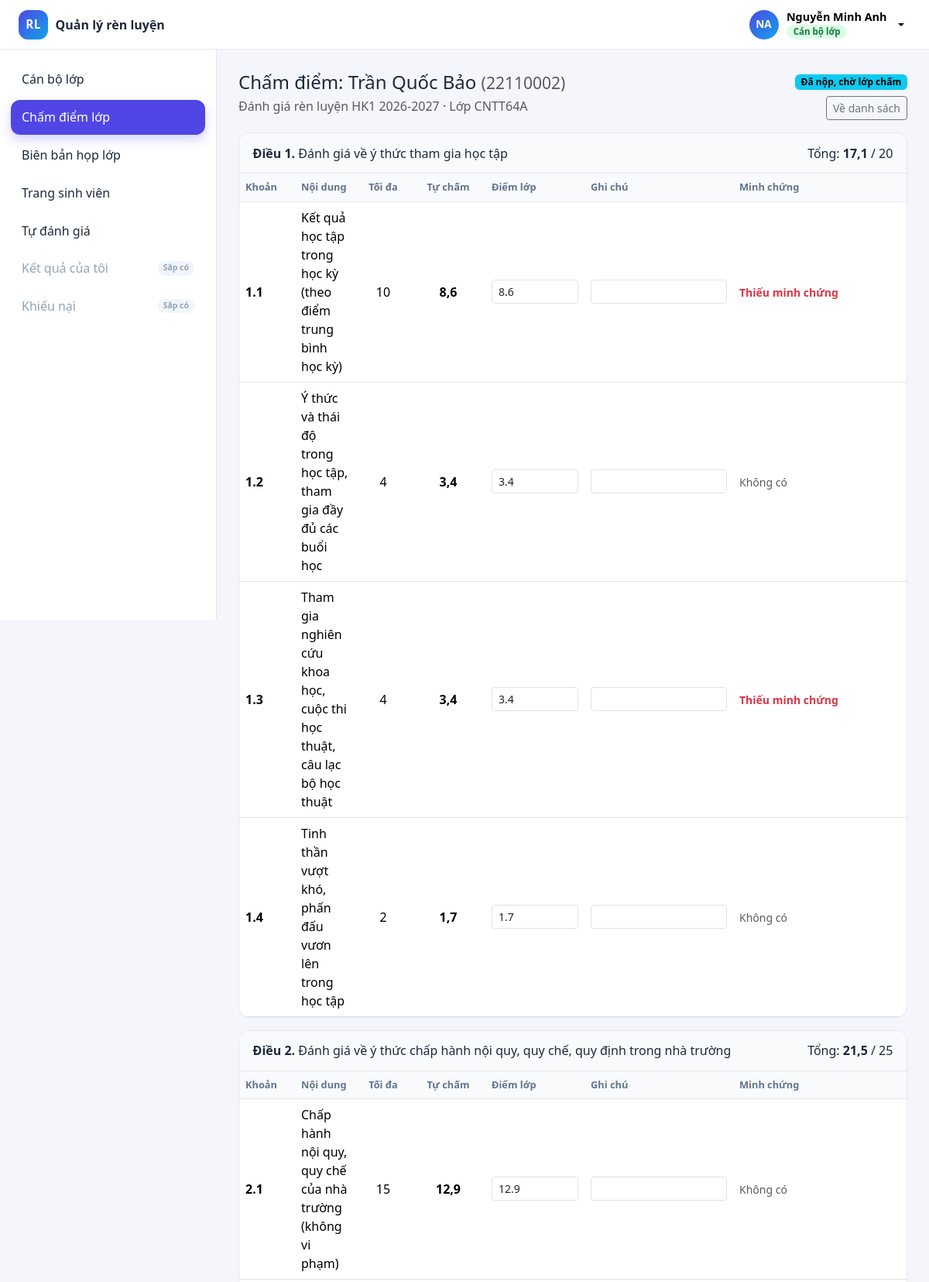
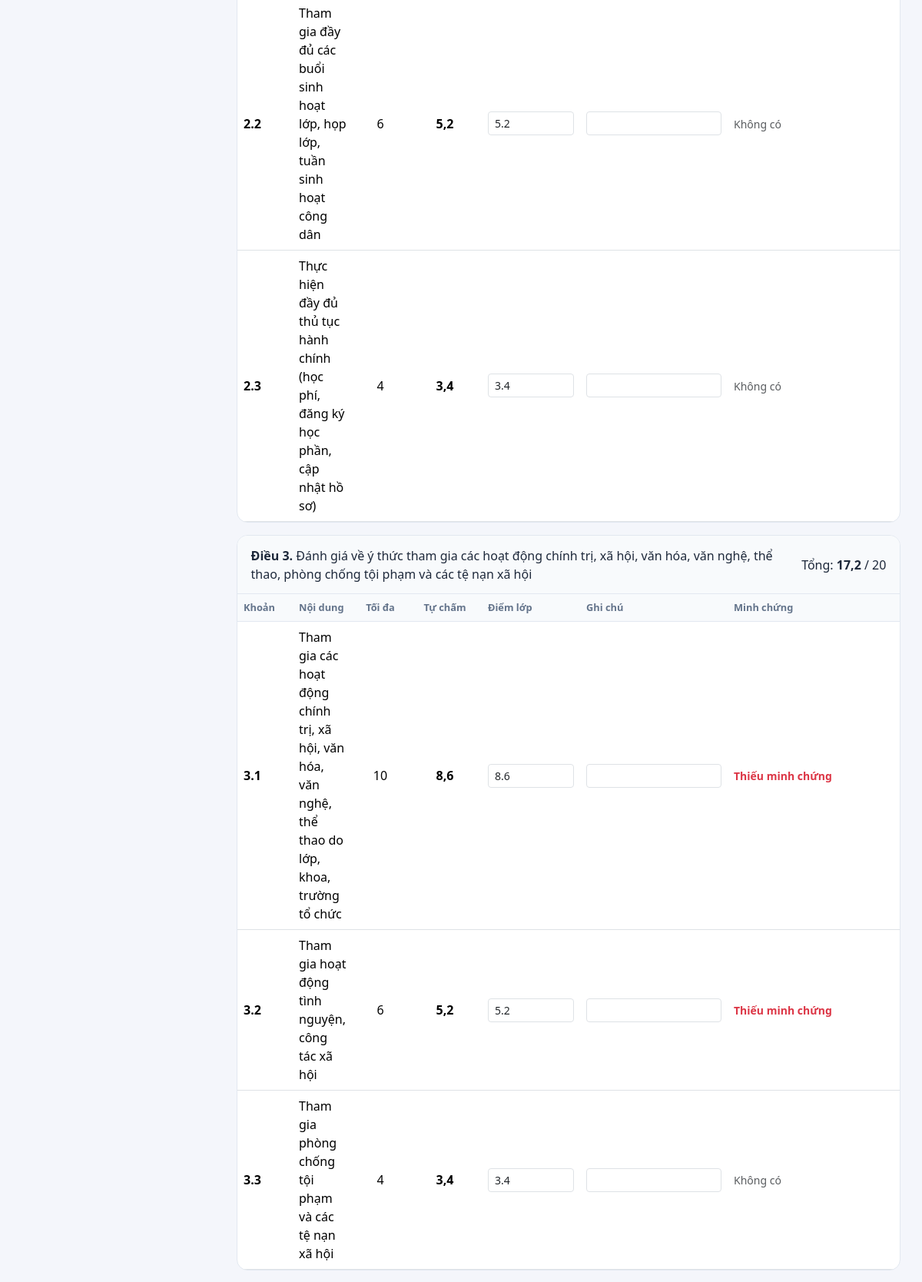
The page /class/grade/14 (signed in, upper part) on the database its author committed (2 pictures, top to bottom).
### tables this page shows
CREATE TABLE evaluations (
    id                  INT UNSIGNED NOT NULL AUTO_INCREMENT,
    period_id           INT UNSIGNED NOT NULL,
    student_id          INT UNSIGNED NOT NULL,
    status              ENUM('draft','submitted','class_graded','need_edit','advisor_approved','final')
                        NOT NULL DEFAULT 'draft',
    self_total          DECIMAL(5,2) NULL COMMENT 'Tổng điểm SV tự chấm',
    class_total         DECIMAL(5,2) NULL COMMENT 'Tổng điểm lớp chấm',
    advisor_total       DECIMAL(5,2) NULL COMMENT 'Tổng điểm GVCN duyệt',
    final_total         DECIMAL(5,2) NULL COMMENT 'Điểm cuối cùng (nhà trường)',
    rating              VARCHAR(20)  NULL COMMENT 'Xuất sắc | Tốt | Khá | Trung bình | Yếu | Kém',
    self_note           TEXT         NULL COMMENT 'Ghi chú của sinh viên',
    class_note          TEXT         NULL COMMENT 'Ghi chú của lớp',
    advisor_note        TEXT         NULL COMMENT 'Ghi chú của GVCN',
    final_note          TEXT         NULL COMMENT 'Ghi chú của nhà trường',
    submitted_at        DATETIME     NULL,
    class_graded_at     DATETIME     NULL,
    class_graded_by     INT UNSIGNED NULL COMMENT 'Cán bộ lớp (users) đã chấm',
    advisor_approved_at DATETIME     NULL,
    advisor_approved_by INT UNSIGNED NULL,
    finalized_at        DATETIME     NULL,
    finalized_by        INT UNSIGNED NULL,
    created_at          TIMESTAMP    NOT NULL DEFAULT CURRENT_TIMESTAMP,
    updated_at          TIMESTAMP    NOT NULL DEFAULT CURRENT_TIMESTAMP ON UPDATE CURRENT_TIMESTAMP,
    PRIMARY KEY (id),
    UNIQUE KEY uq_evaluations_period_student (period_id, student_id),
    KEY idx_evaluations_student (student_id),
    KEY idx_evaluations_status (period_id, status),
    KEY idx_evaluations_rating (rating),
    CONSTRAINT fk_evaluations_period FOREIGN KEY (period_id) REFERENCES evaluation_periods (id)
        ON UPDATE CASCADE ON DELETE RESTRICT,
    CONSTRAINT fk_evaluations_student FOREIGN KEY (student_id) REFERENCES students (id)
        ON UPDATE CASCADE ON DELETE RESTRICT,
    CONSTRAINT fk_evaluations_class_by FOREIGN KEY (class_graded_by) REFERENCES users (id)
        ON UPDATE CASCADE ON DELETE SET NULL,
    CONSTRAINT fk_evaluations_advisor_by FOREIGN KEY (advisor_approved_by) REFERENCES users (id)
        ON UPDATE CASCADE ON DELETE SET NULL,
    CONSTRAINT fk_evaluations_final_by FOREIGN KEY (finalized_by) REFERENCES users (id)
        ON UPDATE CASCADE ON DELETE SET NULL
);

CREATE TABLE users (
    id                      INT UNSIGNED NOT NULL AUTO_INCREMENT,
    username                VARCHAR(50)  NOT NULL COMMENT 'Mã đăng nhập: SV dùng mã sinh viên, GVCN/Admin dùng mã cán bộ',
    email                   VARCHAR(150) NULL,
    password_hash           VARCHAR(255) NOT NULL COMMENT 'Băm bằng password_hash() của PHP',
    full_name               VARCHAR(100) NOT NULL,
    phone                   VARCHAR(20)  NULL,
    role_id                 INT UNSIGNED NOT NULL,
    status                  ENUM('pending','active','locked') NOT NULL DEFAULT 'active'
                            COMMENT 'pending = chờ kích hoạt, active = dùng được, locked = bị khóa (không đăng nhập được)',
    must_change_password    TINYINT(1)   NOT NULL DEFAULT 0 COMMENT '1 = bắt buộc đổi mật khẩu ở lần đăng nhập đầu',
    created_by              INT UNSIGNED NULL COMMENT 'Người đã tạo tài khoản này (cấp cao hơn); NULL = tài khoản gốc từ seed',
    last_login_at           DATETIME     NULL,
    reset_token_hash        CHAR(64)     NULL COMMENT 'SHA-256 của token đặt lại mật khẩu',
    reset_token_expires_at  DATETIME     NULL,
    created_at              TIMESTAMP    NOT NULL DEFAULT CURRENT_TIMESTAMP,
    updated_at              TIMESTAMP    NOT NULL DEFAULT CURRENT_TIMESTAMP ON UPDATE CURRENT_TIMESTAMP,
    PRIMARY KEY (id),
    UNIQUE KEY uq_users_username (username),
    UNIQUE KEY uq_users_email (email),
    KEY idx_users_role (role_id),
    KEY idx_users_created_by (created_by),
    CONSTRAINT fk_users_role FOREIGN KEY (role_id) REFERENCES roles (id)
        ON UPDATE CASCADE ON DELETE RESTRICT,
    CONSTRAINT fk_users_created_by FOREIGN KEY (created_by) REFERENCES users (id)
        ON UPDATE CASCADE ON DELETE SET NULL
);

CREATE TABLE students (
    id            INT UNSIGNED NOT NULL AUTO_INCREMENT,
    user_id       INT UNSIGNED NOT NULL,
    student_code  VARCHAR(20)  NOT NULL COMMENT 'Mã sinh viên',
    class_id      INT UNSIGNED NOT NULL,
    date_of_birth DATE         NULL,
    gender        ENUM('male','female','other') NULL,
    status        ENUM('studying','suspended','graduated') NOT NULL DEFAULT 'studying',
    created_at    TIMESTAMP    NOT NULL DEFAULT CURRENT_TIMESTAMP,
    updated_at    TIMESTAMP    NOT NULL DEFAULT CURRENT_TIMESTAMP ON UPDATE CURRENT_TIMESTAMP,
    PRIMARY KEY (id),
    UNIQUE KEY uq_students_user (user_id),
    UNIQUE KEY uq_students_code (student_code),
    KEY idx_students_class (class_id),
    CONSTRAINT fk_students_user  FOREIGN KEY (user_id)  REFERENCES users (id)
        ON UPDATE CASCADE ON DELETE RESTRICT,
    CONSTRAINT fk_students_class FOREIGN KEY (class_id) REFERENCES classes (id)
        ON UPDATE CASCADE ON DELETE RESTRICT
);

CREATE TABLE evaluation_periods (
    id             INT UNSIGNED NOT NULL AUTO_INCREMENT,
    name           VARCHAR(150) NOT NULL,
    semester_id    INT UNSIGNED NOT NULL,
    framework_id   INT UNSIGNED NOT NULL COMMENT 'Khung điểm áp dụng cho đợt này',
    start_at       DATETIME     NOT NULL COMMENT 'Mốc 1: bắt đầu đợt',
    student_end_at DATETIME     NOT NULL COMMENT 'Mốc 2: hạn sinh viên nộp',
    class_end_at   DATETIME     NOT NULL COMMENT 'Mốc 3: hạn lớp chấm',
    advisor_end_at DATETIME     NOT NULL COMMENT 'Mốc 4: hạn GVCN duyệt',
    status         ENUM('open','locked') NOT NULL DEFAULT 'open',
    locked_at      DATETIME     NULL,
    note           VARCHAR(500) NULL,
    created_by     INT UNSIGNED NULL,
    created_at     TIMESTAMP    NOT NULL DEFAULT CURRENT_TIMESTAMP,
    updated_at     TIMESTAMP    NOT NULL DEFAULT CURRENT_TIMESTAMP ON UPDATE CURRENT_TIMESTAMP,
    PRIMARY KEY (id),
    KEY idx_periods_semester (semester_id),
    KEY idx_periods_framework (framework_id),
    KEY idx_periods_status_end (status, advisor_end_at),
    CONSTRAINT fk_periods_semester FOREIGN KEY (semester_id) REFERENCES semesters (id)
        ON UPDATE CASCADE ON DELETE RESTRICT,
    CONSTRAINT fk_periods_framework FOREIGN KEY (framework_id) REFERENCES criteria_frameworks (id)
        ON UPDATE CASCADE ON DELETE RESTRICT,
    CONSTRAINT fk_periods_creator FOREIGN KEY (created_by) REFERENCES users (id)
        ON UPDATE CASCADE ON DELETE SET NULL
);

CREATE TABLE classes (
    id         INT UNSIGNED NOT NULL AUTO_INCREMENT,
    code       VARCHAR(30)  NOT NULL COMMENT 'Mã lớp',
    name       VARCHAR(150) NOT NULL,
    faculty_id INT UNSIGNED NOT NULL,
    cohort     VARCHAR(20)  NOT NULL COMMENT 'Khóa, ví dụ K64 (lọc thống kê theo khóa)',
    advisor_id INT UNSIGNED NULL COMMENT 'GVCN / cố vấn học tập (users, vai trò advisor)',
    monitor_id INT UNSIGNED NULL COMMENT 'Cán bộ lớp (students) - FK thêm ở cuối file',
    created_at TIMESTAMP    NOT NULL DEFAULT CURRENT_TIMESTAMP,
    updated_at TIMESTAMP    NOT NULL DEFAULT CURRENT_TIMESTAMP ON UPDATE CURRENT_TIMESTAMP,
    PRIMARY KEY (id),
    UNIQUE KEY uq_classes_code (code),
    KEY idx_classes_faculty (faculty_id),
    KEY idx_classes_cohort (cohort),
    KEY idx_classes_advisor (advisor_id),
    CONSTRAINT fk_classes_faculty FOREIGN KEY (faculty_id) REFERENCES faculties (id)
        ON UPDATE CASCADE ON DELETE RESTRICT,
    CONSTRAINT fk_classes_advisor FOREIGN KEY (advisor_id) REFERENCES users (id)
        ON UPDATE CASCADE ON DELETE SET NULL
);

CREATE TABLE criteria_categories (
    id           INT UNSIGNED  NOT NULL AUTO_INCREMENT,
    framework_id INT UNSIGNED  NOT NULL,
    code         VARCHAR(10)   NOT NULL COMMENT 'Số điều: 1, 2, 3...',
    title        VARCHAR(255)  NOT NULL,
    description  VARCHAR(500)  NULL,
    max_score    DECIMAL(5,2)  NOT NULL COMMENT 'Điểm tối đa của cả điều',
    sort_order   INT           NOT NULL DEFAULT 0,
    created_at   TIMESTAMP     NOT NULL DEFAULT CURRENT_TIMESTAMP,
    updated_at   TIMESTAMP     NOT NULL DEFAULT CURRENT_TIMESTAMP ON UPDATE CURRENT_TIMESTAMP,
    PRIMARY KEY (id),
    UNIQUE KEY uq_categories_code (framework_id, code),
    KEY idx_categories_sort (framework_id, sort_order),
    CONSTRAINT fk_categories_framework FOREIGN KEY (framework_id) REFERENCES criteria_frameworks (id)
        ON UPDATE CASCADE ON DELETE CASCADE
);

CREATE TABLE criteria_items (
    id               INT UNSIGNED  NOT NULL AUTO_INCREMENT,
    category_id      INT UNSIGNED  NOT NULL,
    code             VARCHAR(15)   NOT NULL COMMENT 'Số khoản: 1.1, 1.2...',
    content          VARCHAR(500)  NOT NULL COMMENT 'Nội dung tiêu chí',
    max_score        DECIMAL(5,2)  NOT NULL,
    min_score        DECIMAL(5,2)  NOT NULL DEFAULT 0 COMMENT 'Âm nếu là mục trừ điểm (vi phạm)',
    require_evidence TINYINT(1)    NOT NULL DEFAULT 0 COMMENT '1 = bắt buộc đính kèm minh chứng',
    sort_order       INT           NOT NULL DEFAULT 0,
    created_at       TIMESTAMP     NOT NULL DEFAULT CURRENT_TIMESTAMP,
    updated_at       TIMESTAMP     NOT NULL DEFAULT CURRENT_TIMESTAMP ON UPDATE CURRENT_TIMESTAMP,
    PRIMARY KEY (id),
    UNIQUE KEY uq_items_code (category_id, code),
    KEY idx_items_sort (category_id, sort_order),
    CONSTRAINT fk_items_category FOREIGN KEY (category_id) REFERENCES criteria_categories (id)
        ON UPDATE CASCADE ON DELETE CASCADE
);

CREATE TABLE evaluation_scores (
    id            INT UNSIGNED NOT NULL AUTO_INCREMENT,
    evaluation_id INT UNSIGNED NOT NULL,
    item_id       INT UNSIGNED NOT NULL,
    self_score    DECIMAL(5,2) NULL COMMENT 'SV tự chấm',
    class_score   DECIMAL(5,2) NULL COMMENT 'Lớp chấm',
    advisor_score DECIMAL(5,2) NULL COMMENT 'GVCN duyệt',
    final_score   DECIMAL(5,2) NULL COMMENT 'Điểm cuối cùng',
    self_note     VARCHAR(500) NULL COMMENT 'SV giải trình',
    class_note    VARCHAR(500) NULL,
    advisor_note  VARCHAR(500) NULL,
    created_at    TIMESTAMP    NOT NULL DEFAULT CURRENT_TIMESTAMP,
    updated_at    TIMESTAMP    NOT NULL DEFAULT CURRENT_TIMESTAMP ON UPDATE CURRENT_TIMESTAMP,
    PRIMARY KEY (id),
    UNIQUE KEY uq_scores_eval_item (evaluation_id, item_id),
    KEY idx_scores_item (item_id),
    CONSTRAINT fk_scores_evaluation FOREIGN KEY (evaluation_id) REFERENCES evaluations (id)
        ON UPDATE CASCADE ON DELETE CASCADE,
    CONSTRAINT fk_scores_item FOREIGN KEY (item_id) REFERENCES criteria_items (id)
        ON UPDATE CASCADE ON DELETE RESTRICT
);

### views/partials/review-table.php (the view, shortened to what the rows shown need)
<?php
$isClass = $level === 'class';
$oldScores = $old['scores'] ?? [];
$oldNotes = $old['notes'] ?? [];
?>
<?php foreach ($tree as $cat): ?>
    <div class="card-block score-category" data-max="<?= e($cat['max_score']) ?>">
        <div class="card-block-head">
            <div><strong>Điều <?= e($cat['code']) ?>.</strong> <?= e($cat['title']) ?></div>
            <div class="text-nowrap">Tổng: <strong class="cat-sum">0</strong> / <?= e(fmt_score($cat['max_score'])) ?></div>
        </div>
        <table class="table align-middle mb-0 score-table">
            <thead>
            <tr>
                <th style="width:4.5rem">Khoản</th><th>Nội dung</th><th class="text-center" style="width:4.5rem">Tối đa</th>
                <th class="text-center" style="width:6rem">Tự chấm</th>
                <th style="width:8rem"><?= $isClass ? 'Điểm lớp' : 'Điểm GVCN' ?></th>
                <th style="width:12rem">Ghi chú</th><th style="width:14rem">Minh chứng</th>
            </tr>
            </thead>
            <tbody>
            <?php foreach ($cat['items'] as $it): ?>
                <?php
                $id = (int) $it['id'];
                $row = $scores[$id] ?? [];
                $default = $isClass ? ($row['class_score'] ?? $row['self_score'] ?? null)
                                    : ($row['advisor_score'] ?? $row['class_score'] ?? $row['self_score'] ?? null);
                $val = isset($oldScores[$id]) && is_string($oldScores[$id]) ? $oldScores[$id] : score_input($default);
                $ownNote = $isClass ? ($row['class_note'] ?? '') : ($row['advisor_note'] ?? '');
                $note = isset($oldNotes[$id]) && is_string($oldNotes[$id]) ? $oldNotes[$id] : (string) $ownNote;
                $files = $evidences[$id] ?? [];
                ?>
                <tr>
                    <td class="fw-semibold"><?= e($it['code']) ?></td>
                    <td><?= e($it['content']) ?></td>
                    <td class="text-center"><?= e(fmt_score($it['max_score'])) ?></td>
                    <td class="text-center">
                        <strong><?= e(fmt_score($row['self_score'] ?? null)) ?></strong>
                    </td>
                    <td>
                        <input type="number" step="0.1" min="<?= e($it['min_score']) ?>" max="<?= e($it['max_score']) ?>"
                               class="form-control form-control-sm score-input" name="scores[<?= $id ?>]" value="<?= e($val) ?>"
                               <?= $canEdit ? '' : 'disabled' ?> aria-label="Điểm khoản <?= e($it['code']) ?>">
                    </td>
                    <td><input type="text" maxlength="500" class="form-control form-control-sm" name="notes[<?= $id ?>]"
                               value="<?= e($note) ?>" <?= $canEdit ? '' : 'disabled' ?> aria-label="Ghi chú khoản <?= e($it['code']) ?>"></td>
                    <td>
                        <?php if (!$files && $it['require_evidence']): ?><span class="small text-danger fw-semibold">Thiếu minh chứng</span>
                        <?php elseif (!$files): ?><span class="small text-muted">Không có</span><?php endif; ?>
                    </td>
                </tr>
            <?php endforeach; ?>
            </tbody>
        </table>
    </div>
<?php endforeach; ?>

### views/class/grade.php (shortened to what the rows shown need)
<?php
$level = 'class';
?>
<div class="d-flex justify-content-between align-items-start mb-3">
    <div>
        <h1 class="h4 mb-1">Chấm điểm: <?= e($ev['full_name']) ?> <small class="text-muted">(<?= e($ev['student_code']) ?>)</small></h1>
        <div class="text-muted"><?= e($period['name']) ?> · Lớp <?= e($ev['class_code']) ?></div>
    </div>
</div>
<form id="reviewForm" method="post" action="<?= e(url('class/save-scores/' . $ev['id'])) ?>">
    <?php require BASE_PATH . '/views/partials/review-table.php'; ?>
</form>

### rows shown on the page
evaluations: users.full_name "Trần Quốc Bảo", student.student_code "22110002", classes.code "CNTT64A"
evaluation_periods: name "Đánh giá rèn luyện HK1 2026-2027"
criteria_categories: code "1", title "Đánh giá về ý thức tham gia học tập", max_score "20"
criteria_items: code "1.1", content "Kết quả học tập trong học kỳ (theo điểm trung bình học kỳ)", max_score "10", id.self_score "8,6", id.self_score "8.6", require_evidence "Thiếu minh chứng"
criteria_items: code "1.2", content "Ý thức và thái độ trong học tập, tham gia đầy đủ các buổi học", max_score "4", id.self_score "3,4", id.self_score "3.4", require_evidence "Không có"
criteria_items: code "1.3", content "Tham gia nghiên cứu khoa học, cuộc thi học thuật, câu lạc bộ học thuật", max_score "4", id.self_score "3,4", id.self_score "3.4", require_evidence "Thiếu minh chứng"
criteria_items: code "1.4", content "Tinh thần vượt khó, phấn đấu vươn lên trong học tập", max_score "2", id.self_score "1,7", id.self_score "1.7", require_evidence "Không có"
criteria_categories: code "2", title "Đánh giá về ý thức chấp hành nội quy, quy chế, quy định trong nhà trường", max_score "25"
criteria_items: code "2.1", content "Chấp hành nội quy, quy chế của nhà trường (không vi phạm)", max_score "15", id.self_score "12,9", id.self_score "12.9", require_evidence "Không có"
criteria_items: code "2.2", content "Tham gia đầy đủ các buổi sinh hoạt lớp, họp lớp, tuần sinh hoạt công dân", max_score "6", id.self_score "5,2", id.self_score "5.2", require_evidence "Không có"
criteria_items: code "2.3", content "Thực hiện đầy đủ thủ tục hành chính (học phí, đăng ký học phần, cập nhật hồ sơ)", max_score "4", id.self_score "3,4", id.self_score "3.4", require_evidence "Không có"
criteria_categories: code "3", title "Đánh giá về ý thức tham gia các hoạt động chính trị, xã hội, văn hóa, văn nghệ, thể thao, phòng chống tội phạm và các tệ nạn xã hội", max_score "20"
criteria_items: code "3.1", content "Tham gia các hoạt động chính trị, xã hội, văn hóa, văn nghệ, thể thao do lớp, khoa, trường tổ chức", max_score "10", id.self_score "8,6", id.self_score "8.6", require_evidence "Thiếu minh chứng"
criteria_items: code "3.2", content "Tham gia hoạt động tình nguyện, công tác xã hội", max_score "6", id.self_score "5,2", id.self_score "5.2", require_evidence "Thiếu minh chứng"
criteria_items: code "3.3", content "Tham gia phòng chống tội phạm và các tệ nạn xã hội", max_score "4", id.self_score "3,4", id.self_score "3.4", require_evidence "Không có"

### other values the page prints
initials($user['full_name']) "NA"
$user['full_name'] "Nguyễn Minh Anh"
ROLE_LABELS[$user['role']] "Cán bộ lớp"
$label "Cán bộ lớp"
$label "Chấm điểm lớp"
$label "Biên bản họp lớp"
$label "Trang sinh viên"
$label "Tự đánh giá"
$label "Kết quả của tôi"
$label "Khiếu nại"
$text "Đã nộp, chờ lớp chấm"
